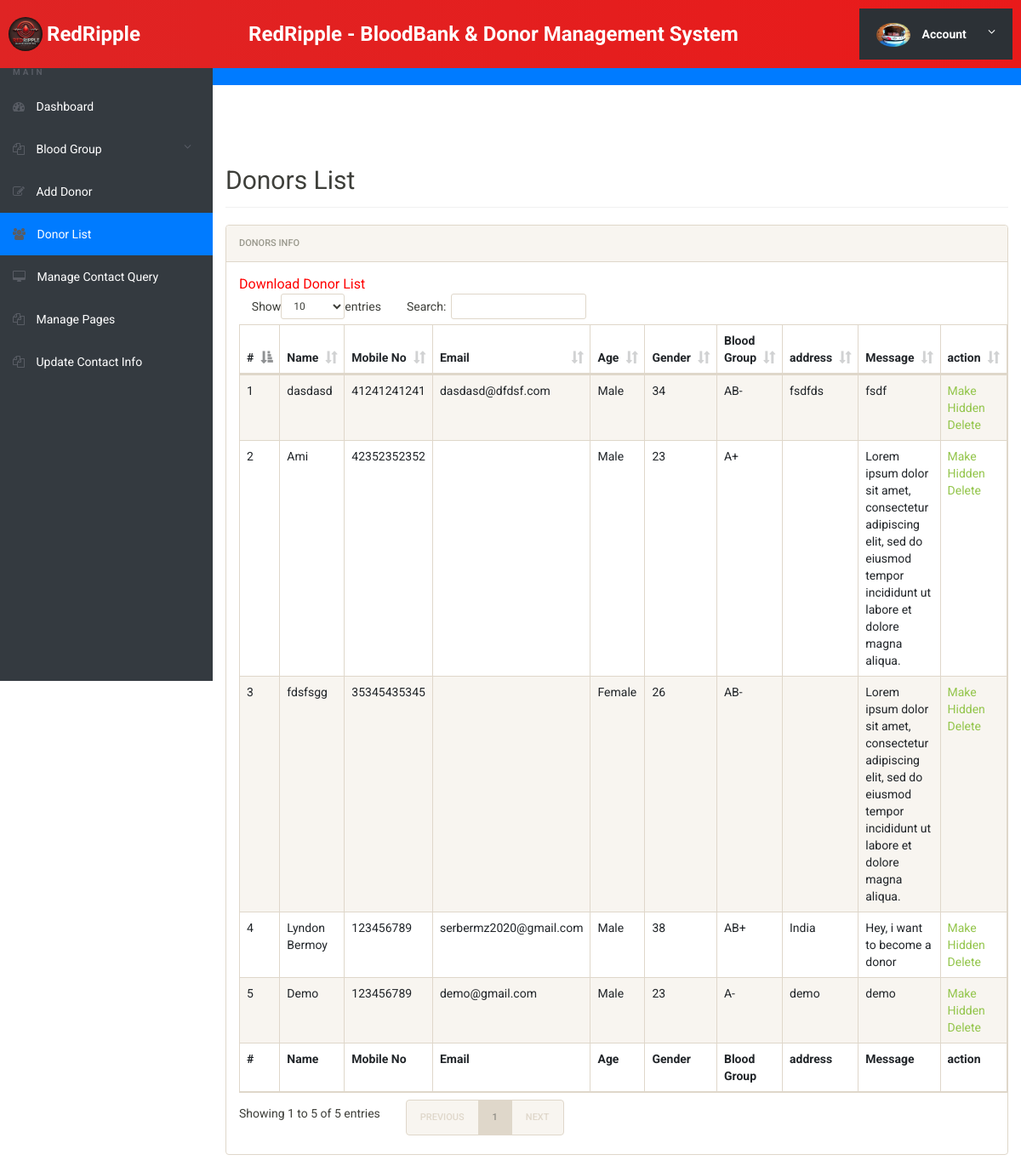
Before: /bbdms/admin/donor-list.php (signed in) with the older database file.
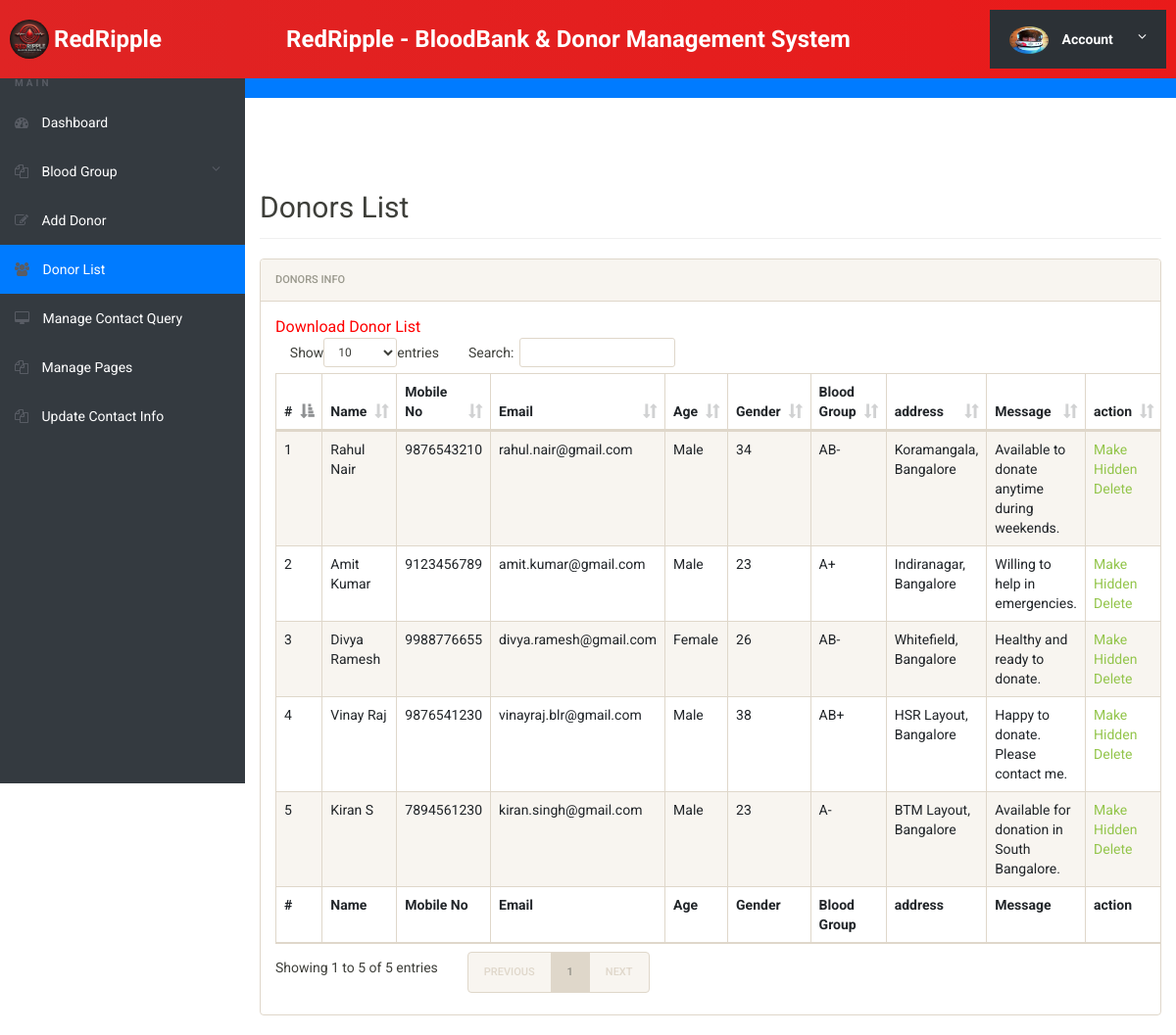
After: the same page with the newer database file.
### tables this page shows
CREATE TABLE `tblblooddonars` (
  `id` int(11) NOT NULL,
  `FullName` varchar(100) DEFAULT NULL,
  `MobileNumber` char(11) DEFAULT NULL,
  `EmailId` varchar(100) DEFAULT NULL,
  `Gender` varchar(20) DEFAULT NULL,
  `Age` int(11) DEFAULT NULL,
  `BloodGroup` varchar(20) DEFAULT NULL,
  `Address` varchar(255) DEFAULT NULL,
  `Message` mediumtext DEFAULT NULL,
  `PostingDate` timestamp NOT NULL DEFAULT current_timestamp(),
  `status` int(1) DEFAULT NULL
);

### bbdms/admin/donor-list.php (the view, shortened to what this page needs)
<?php
include('includes/config.php');
if(strlen($_SESSION['alogin'])==0)
	{
header('location:index.php');
}
else{
 ?>
<!doctype html>
<html lang="en" class="no-js">
<head>
	<link rel="stylesheet" href="css/font-awesome.min.css">
	<link rel="stylesheet" href="css/bootstrap.min.css">
	<link rel="stylesheet" href="css/dataTables.bootstrap.min.css">
	<link rel="stylesheet" href="css/bootstrap-social.css">
	<link rel="stylesheet" href="css/bootstrap-select.css">
	<link rel="stylesheet" href="css/fileinput.min.css">
	<link rel="stylesheet" href="css/awesome-bootstrap-checkbox.css">
	<link rel="stylesheet" href="css/style.css">
</head>
<body>
	<?php include('includes/header.php');?>
	<div class="ts-main-content">
		<?php include('includes/leftbar.php');?>
		<div class="content-wrapper">
			<div class="container-fluid">
				<div class="row">
					<div class="col-md-12">
						<h2 class="page-title">Donors List</h2>
						<div class="panel panel-default">
							<div class="panel-heading">Donors Info</div>
							<div class="panel-body">
				<a href="download-records.php" style="color:red; font-size:16px;">Download Donor List</a>
								<table id="zctb" class="display table table-striped table-bordered table-hover" cellspacing="0" width="100%">
									<thead>
										<tr>
										<th>#</th>
											<th>Name</th>
											<th>Mobile No</th>
											<th>Email</th>
											<th>Age</th>
											<th>Gender</th>
											<th>Blood Group</th>
											<th>address</th>
											<th>Message </th>
											<th>action </th>
										</tr>
									</thead>
									<tfoot>
										<tr>
										<th>#</th>
										<th>Name</th>
											<th>Mobile No</th>
											<th>Email</th>
											<th>Age</th>
											<th>Gender</th>
											<th>Blood Group</th>
											<th>address</th>
											<th>Message </th>
											<th>action </th>
										</tr>
									</tfoot>
									<tbody>
<?php $sql = "SELECT * from  tblblooddonars ";
$query = $dbh -> prepare($sql);
$query->execute();
$results=$query->fetchAll(PDO::FETCH_OBJ);
$cnt=1;
if($query->rowCount() > 0)
{
foreach($results as $result)
{				?>
										<tr>
											<td><?php echo htmlentities($cnt);?></td>
											<td><?php echo htmlentities($result->FullName);?></td>
											<td><?php echo htmlentities($result->MobileNumber);?></td>
											<td><?php echo htmlentities($result->EmailId);?></td>
											<td><?php echo htmlentities($result->Gender);?></td>
											<td><?php echo htmlentities($result->Age);?></td>
											<td><?php echo htmlentities($result->BloodGroup);?></td>
											<td><?php echo htmlentities($result->Address);?></td>
											<td><?php echo htmlentities($result->Message);?></td>
										<td>
<?php if($result->status==1)
{?>
<a href="donor-list.php?hidden=<?php echo htmlentities($result->id);?>" onclick="return confirm('Do you really want to hiidden this detail')"> Make Hidden</a>
<?php } else {?>
<a href="donor-list.php?public=<?php echo htmlentities($result->id);?>" onclick="return confirm('Do you really want to Public this detail')"> Make Public</a>
<?php } ?>
<a href="donor-list.php?del=<?php echo htmlentities($result->id);?>" onclick="return confirm('Do you really want to delete this record')"> Delete</a>
</td>
										</tr>
										<?php $cnt=$cnt+1; }} ?>
									</tbody>
								</table>
							</div>
						</div>
					</div>
				</div>
			</div>
		</div>
	</div>
</body>
</html>
<?php } ?>

Changed rows visible on the page:
changed tblblooddonars: FullName "dasdasd" → "Rahul Nair"; MobileNumber "41241241241" → "9876543210"; EmailId "dasdasd@dfdsf.com" → "rahul.nair@gmail.com"; Address "fsdfds" → "Koramangala, Bangalore"; Message "fsdf" → "Available to donate anytime during weekends."
changed tblblooddonars: FullName "Ami" → "Amit Kumar"; MobileNumber "42352352352" → "9123456789"; EmailId (not shown) → "amit.kumar@gmail.com"; Address (not shown) → "Indiranagar, Bangalore"; Message "Lorem ipsum dolor sit amet, consectetur adipiscing elit, sed do eiusmod tempor incididunt ut labore et dolore magna aliqua." → "Willing to help in emergencies."
changed tblblooddonars "Female": FullName "fdsfsgg" → "Divya Ramesh"; MobileNumber "35345435345" → "9988776655"; EmailId (not shown) → "divya.ramesh@gmail.com"; Address (not shown) → "Whitefield, Bangalore"; Message "Lorem ipsum dolor sit amet, consectetur adipiscing elit, sed do eiusmod tempor incididunt ut labore et dolore magna aliqua." → "Healthy and ready to donate."
changed tblblooddonars "AB+": FullName "Lyndon Bermoy" → "Vinay Raj"; MobileNumber "123456789" → "9876541230"; EmailId "serbermz2020@gmail.com" → "vinayraj.blr@gmail.com"; Address "India" → "HSR Layout, Bangalore"; Message "Hey, i want to become a donor" → "Happy to donate. Please contact me."
changed tblblooddonars: FullName "Demo" → "Kiran S"; MobileNumber "123456789" → "7894561230"; EmailId "demo@gmail.com" → "kiran.singh@gmail.com"; Address "demo" → "BTM Layout, Bangalore"; Message "demo" → "Available for donation in South Bangalore."
